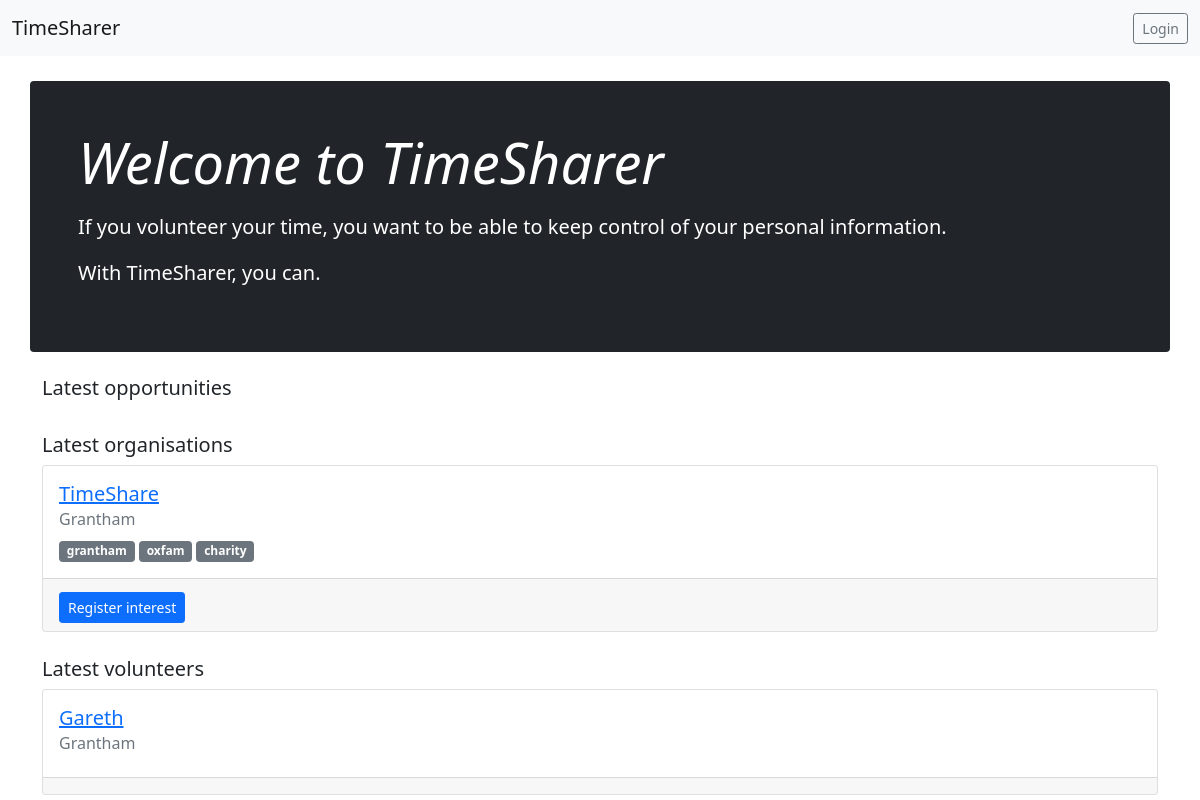
Page /timesharer/ on the committed database.
### timesharer/models.py (models this page shows, shortened)
class Organisation(models.Model):
    name = models.CharField(max_length=20)
    location = models.CharField(max_length=20)
    is_live = models.BooleanField()
    tags = TaggableManager()
    created_at = models.DateTimeField('date created')
    owned_by = models.ForeignKey(User, on_delete=models.CASCADE,null=True)
    description = models.TextField(default='Description')

class Volunteer(models.Model):
    created_by = models.ForeignKey(User, on_delete=models.CASCADE, null=True)
    name = models.CharField(max_length=20)
    location = models.CharField(max_length=20)
    opted_in = models.BooleanField(default=False)
    created_at = models.DateTimeField('date created',default=timezone.now)
    updated_at = models.DateTimeField('date updated',default=timezone.now)
    is_live = models.BooleanField()
    applied_to = models.ForeignKey(Opportunity, on_delete=models.CASCADE, default="1")
    tags = TaggableManager()

### timesharer/views.py (the view)
# urls.py: path('', views.IndexView.as_view(), name='index'),
class IndexView(TemplateView):
    template_name = 'timesharer/index.html'
    def get_context_data(self, **kwargs):
        context = super().get_context_data(**kwargs)
        public_volunteers = Volunteer.objects.filter(is_live=True).order_by('created_at')[:5]
        public_organisations = Organisation.objects.filter(is_live=True).order_by('-created_at')[:5]
        public_opportunities = Opportunity.objects.filter(is_live=True).order_by('-created_at')[:5]
        context['organisations'] = public_organisations
        context['opportunities'] = public_opportunities
        context['volunteers'] = public_volunteers
        return context

### timesharer/templates/timesharer/index.html (shortened to what this page needs)
{% extends 'core/base_generic.html' %}
{% block content %}
<div class="p-4 p-md-5 mb-4 text-white rounded bg-dark">
    <h1 class="display-4 fst-italic">Welcome to TimeSharer</h1>
    <p class="lead my-3">If you volunteer your time, you want to be able to keep control of your personal information. </p>
    <p class="lead"><strong>With TimeSharer, you can.</strong></p>
</div>
{% endblock %}
{% block opportunities %}
<h5>Latest opportunities</h5>
{% endblock %}
{% block organisations %}
<h5>Latest organisations</h5>
{% if organisations.count > 0 %}
    <div class="card-group">
        {% for org in organisations %}
            <div class="card">
              <div class="card-body">
                <h5 class="card-title"><a href="{% url 'timesharer:organisation_detail' org.id %} ">{{ org.name }}</a></h5>
                <h6 class="card-subtitle mb-2 text-muted">{{ org.location }}</h6>
                {% for tag in org.tags.all %}
                    <a href="{%url 'timesharer:tagged_organisations' tag.slug %}"><span class="badge bg-secondary">{{ tag }}</span></a>
                    {% endfor %}<br>
              </div>
              <div class="card-footer">
                <a href="{% url 'timesharer:organisation_detail' org.id %} " class="card-link"><button type="button" class="btn btn-primary btn-sm"style="margin-top:5px">Register interest</button></a>
              </div>
            </div>
        {% endfor %}
    </div>
{% else %}
  <div class="card">
    <div class="card-body">
      There are currently no publicly accessible volunteer profiles available. Please try again later.
    </div>
  </div>
{% endif %}
{% endblock %}
{% block volunteers %}
<h5>Latest volunteers</h5>
{% if volunteers.count > 0 %}
    <div class="card-group">
        {% for vol in volunteers %}
            <div class="card">
              <div class="card-body">
                <h5 class="card-title"><a href="{% url 'timesharer:volunteer_detail' vol.id %} ">{{ vol.name }}</a></h5>
                <h6 class="card-subtitle mb-2 text-muted">{{ vol.location }}</h6>
              </div>
              <div class="card-footer">
              </div>
            </div>
        {% endfor %}
    </div>
    {% else %}
    <div class="card">
      <div class="card-body">
        There are currently no publicly accessible volunteer profiles available. Please try again later.
      </div>
    </div>
{% endif %}
{% endblock %}

### core/templates/core/base_generic.html (shortened to what this page needs)
<!DOCTYPE html>
<html lang="en">
<head>
    <link href="https://cdn.jsdelivr.net/npm/bootstrap@5.0.1/dist/css/bootstrap.min.css" rel="stylesheet">
</head>
<body>
    {% include 'core/navbar.html' %}
    <div class="container">
        <div class="row"style="margin-top:25px">
            {% block content %}
            {% endblock content %}
        </div>
        <div class="row">
            {% block opportunities %}
            {% endblock opportunities %}
        </div>
        <div class="row"style="margin-top:25px">
            {% block organisations %}
            {% endblock organisations %}
        </div>
        <div class="row"style="margin-top:25px">
            {% block volunteers %}
            {% endblock volunteers %}
        </div>
    </div>
</body>
</html>

### core/templates/core/navbar.html (shortened to what this page needs)
<nav class="navbar navbar-expand-lg navbar-light bg-light">
    <div class="container-fluid">
      <div class="collapse navbar-collapse" id="navbarTogglerDemo01">
        <a class="navbar-brand" href="/timesharer/">TimeSharer</a>
        {% if user.is_authenticated %}
          <a href="/accounts/profile/" class="nav-link" style="margin-right:5px" id="profileLink">Hello, <i>{{ user }}</i></a>
          <a href="/accounts/logout/"><button class="btn btn-outline-secondary btn-sm">Logout</button></a>
        {% else %}
          <a href="/accounts/login/"><button class="btn btn-outline-secondary btn-sm">Login</button></a>
        {% endif %}
      </div>
    </div>
  </nav>

### rows in the picture
Organisation: name "TimeShare", location "Grantham"
Tag: name "grantham"
Tag: name "oxfam"
Tag: name "charity"
Volunteer: name "Gareth", location "Grantham"
